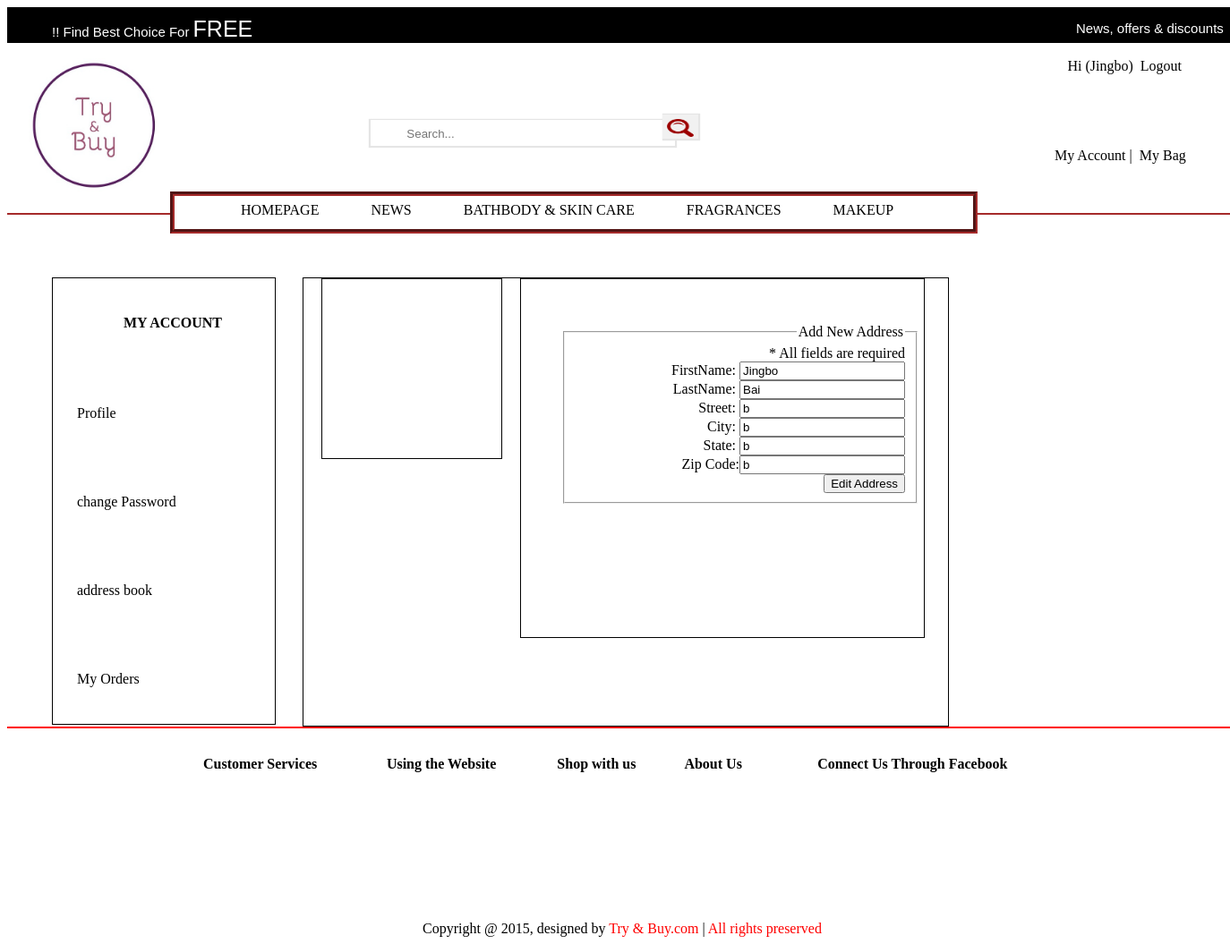
The page /php/MyAccountAddress.php (signed in) on the database as committed earlier.
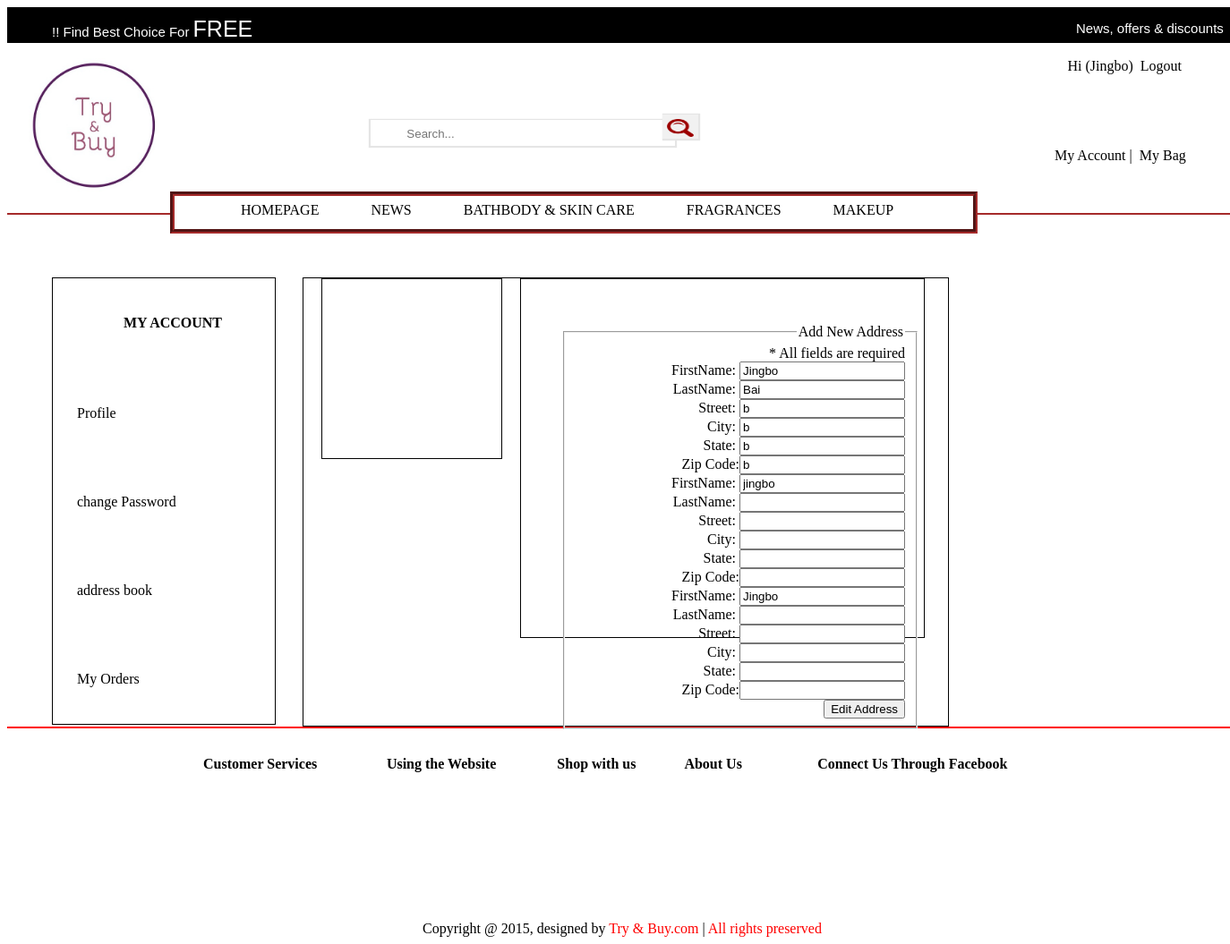
The same page on the database as committed later.
### tables this page shows
CREATE TABLE `UserInfo` (
  `UserId` int(255) NOT NULL,
  `FirstName` varchar(255) DEFAULT NULL,
  `LastName` varchar(255) DEFAULT NULL,
  `email` varchar(255) NOT NULL,
  `password` varchar(255) NOT NULL,
  `RewardPoints` int(255) DEFAULT '3',
  `Street` varchar(255) DEFAULT NULL,
  `City` varchar(255) DEFAULT NULL,
  `State` varchar(255) DEFAULT NULL,
  `Zip` varchar(255) DEFAULT NULL,
  `Type` int(100) DEFAULT NULL,
  `Flag` tinyint(1) DEFAULT NULL,
  `IssueDate` date DEFAULT NULL,
  `ExpiryDate` date DEFAULT NULL,
  `VisaCompanyName` varchar(255) DEFAULT NULL,
  `cardNumber` int(255) DEFAULT NULL,
  `TypeOfCard` char(255) DEFAULT NULL
);

### php/MyAccountAddress.php (the view, shortened to what this page needs)
<?php
include("../php/login-account-cart.php");
include "dbconnect.php";
   $username = $_SESSION["name"];
   if ($username){
   $sql = "SELECT FirstName, LastName, Street, City, State, Zip FROM UserInfo WHERE FirstName='$username'";
   $result = mysqli_query($conn, $sql) or die(mysqli_error());
}
?>
<div class="my-account-body-section">
  <div class="show-Saved-Address">
  </div>
  <div class="addNewAddress">
          <form class=address action="AddAddress.php" method="post" >
          <fieldset class=upload>
          <legend>Add New Address</legend>
                 * All fields are required <br/>
                 <?php
                 if ($result->num_rows > 0) {
                      while($row = $result->fetch_assoc()) {
                  ?>
                FirstName: <input id="first" type="text" name="firstName" value="<?= $row['FirstName'] ?>"></br>
                LastName: <input id="second" type="text" name="lastName" value="<?= $row['LastName'] ?> "></br>
                Street: <input id="street" type="text" name="Street" value="<?= $row['Street'] ?>"></br>
                City: <input id="city" type="text" name="City" value="<?= $row['City'] ?>"></br>
                State: <input id="state" type="text" name="State" value="<?= $row['State'] ?>"></br>
                Zip Code:<input id="zip" type="text" name="Zip" value="<?= $row['Zip'] ?>"></br>
<?php
              }
          }
               ?>
                <input type="submit" value="Edit Address"></br>
          </fieldset>
        </form>
  </div>
</div>
  </body>
</html>

Rows that differ between the two databases and show on the page:
added userinfo: firstName "jingbo"
added userinfo: firstName "Jingbo"
